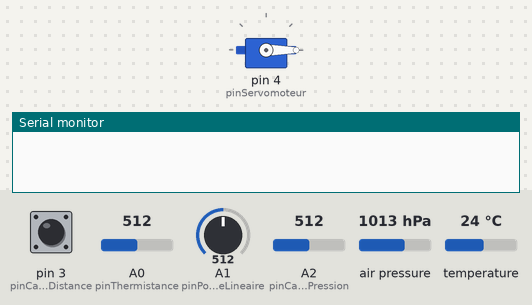
This sketch was run on a simulated Arduino Uno, built with avr-gcc and run on an emulated ATmega328P. Parts: servo, the last lines printed to the serial monitor. The inputs (shaded band) are chosen by the test bench; at power-on: pin 3 (pinCapteurDistance) LOW, A0 (pinThermistance) = 512, A1 (pinPotentiometreLineaire) = 512, A2 (pinCapteurPression) = 512, air pressure 1013 hPa, temperature 24 °C.

Above: at 0.8 s.
0.9 s: pin 3 (pinCapteurDistance) pulsed HIGH 5 times (0.12 s each, 0.3 s apart)
At 33.4 s:
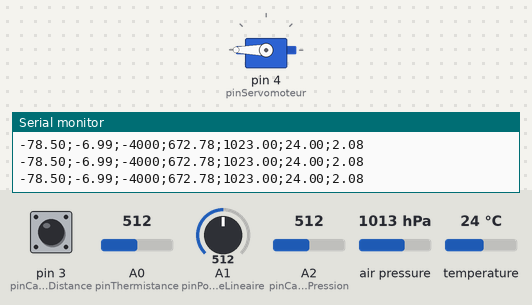
Timing chart, 0 to 33.8 s (numbered marks = the images above; inputs shaded):
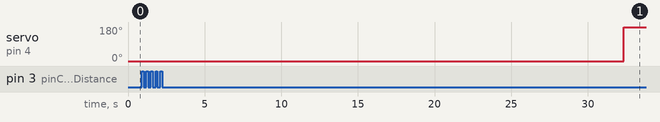

Measured:
- after the input at 0.9 s, servo on pin 4 (pinServomoteur): 0° → 180° after 31.4 s

The sketch:

arduino.ino
```cpp
// Importation des librairies
#include <Wire.h>
#include <SPI.h>
#include <Adafruit_Sensor.h>
#include <Adafruit_BMP280.h>
#include <Servo.h>

#define BMP_SCK 13
#define BMP_MISO 12
#define BMP_MOSI 11
#define BMP_CS 10

Adafruit_BMP280 bmp; // I2C
//Adafruit_BMP280 bmp(BMP_CS); // hardware SPI
//Adafruit_BMP280 bmp(BMP_CS, BMP_MOSI, BMP_MISO,  BMP_SCK);

// Définition des pins
const float pinThermistance = A0;
const float pinPotentiometreLineaire = A1;
const int pinServomoteur = 4;
const uint8_t pinCapteurDistance = 3;
const float pinCapteurPression = A2;
const int led = 5;

// Variables utiles
float thermistance;
float potentiometreLineaire;
float capteurDistance = 0;
float capteurPression;
float pressionSenKy052;
float temperatureSenKy052;
float distanceSenKy052;
int angleTourn = 180;    // angle que le servomoteur tourne
int deltaltitude;
int atterissage;  //pour savoir si le CanSat a attérit
Servo myservo;  //creation d'un objet pour controller le servomoteur (voir bibliothèque Servo.h)

void setup() {
  // initalistaion des pins
  pinMode(pinCapteurDistance, INPUT);
  digitalWrite(led, HIGH) ; //allumage led
  pinMode(pinThermistance, INPUT);
  digitalWrite(pinThermistance, HIGH);

  myservo.attach(pinServomoteur);  // attacher le servomoteur au pin 4 pour l'oject servo
  myservo.write(0);

  Serial.begin(9600); // Ouverture du moniteur série

if (!bmp.begin()) { // a garder sinon capteur SenSy052 ne fonctionne pas
    Serial.println(F("Could not find a valid BMP280 sensor, check wiring!"));
    while (1);
  }

int16_t capteurDistance = (pulseIn(pinCapteurDistance, HIGH) - 1000) * 4;
while (capteurDistance < 0){
  digitalWrite(led, LOW) ;
  delay(500);
  digitalWrite(led, HIGH) ;
  delay(500);
  capteurDistance = (pulseIn(pinCapteurDistance, HIGH) - 1000) * 4;
}

}

void loop() {

  // Récupératon des données par les capteurs
  thermistance = 135 + (analogRead(pinThermistance)*-0.417);
  potentiometreLineaire = -analogRead(pinPotentiometreLineaire)*0.0703+29,6;
  int16_t capteurDistance = (pulseIn(pinCapteurDistance, HIGH) - 1000) * 4;
  capteurPression = (((analogRead(pinCapteurPression) * (5.1 / 1023.0))/5)+ 0.095)/0.0009;
  pressionSenKy052 =  bmp.readPressure()*pow(10,-2)+10;
  temperatureSenKy052 = bmp.readTemperature();
  distanceSenKy052 = bmp.readAltitude(1013.25); // this should be adjusted to your local forcase


  // Affichage des données dans le moniteur série
  // Temperature (en *C);Valeur du potentiometre lineaire;Distance (en m);Pression (en hPa);Pression du capteur SEN KY052(en kPa);Temperature du capteur SEN KY052(en *C);Distance du capteur SEN KY052(en m)
  Serial.print(thermistance);
  Serial.print(";");
  Serial.print(potentiometreLineaire);
  Serial.print(";");
  Serial.print(capteurDistance);
  Serial.print(";");
  Serial.print(capteurPression);
  Serial.print(";");
  Serial.print(pressionSenKy052);
  Serial.print(";");
  Serial.print(temperatureSenKy052);
  Serial.print(";");
  Serial.println(distanceSenKy052);

  delay(1000); // Toutes les secondes

// activation de servomoteur
  deltaltitude = bmp.readAltitude(1013.25) - 86;  //mettre l'altidude du sol sur lequel on doit atterir
 if (deltaltitude  < 5) {
  atterissage = atterissage+1;
 }
 if (atterissage == 15) {
  myservo.write(angleTourn);              // tell servo to go to position in variable 'post
  atterissage = -500;
 }
}
```
